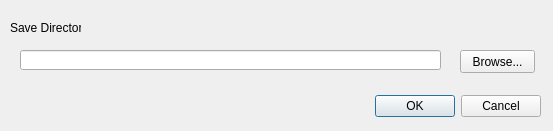
<?xml version="1.0" encoding="UTF-8"?>
<ui version="4.0">
 <class>ConfigurationDialog</class>
 <widget class="QDialog" name="ConfigurationDialog">
  <property name="geometry">
   <rect>
    <x>0</x>
    <y>0</y>
    <width>553</width>
    <height>131</height>
   </rect>
  </property>
  <property name="windowTitle">
   <string>Settings</string>
  </property>
  <widget class="QDialogButtonBox" name="okCancelButtonBox">
   <property name="geometry">
    <rect>
     <x>200</x>
     <y>90</y>
     <width>341</width>
     <height>32</height>
    </rect>
   </property>
   <property name="orientation">
    <enum>Qt::Horizontal</enum>
   </property>
   <property name="standardButtons">
    <set>QDialogButtonBox::Cancel|QDialogButtonBox::Ok</set>
   </property>
  </widget>
  <widget class="QLabel" name="label">
   <property name="geometry">
    <rect>
     <x>10</x>
     <y>20</y>
     <width>71</width>
     <height>16</height>
    </rect>
   </property>
   <property name="text">
    <string>Save Directory</string>
   </property>
  </widget>
  <widget class="QLineEdit" name="saveDirectoryEditBox">
   <property name="geometry">
    <rect>
     <x>20</x>
     <y>50</y>
     <width>421</width>
     <height>20</height>
    </rect>
   </property>
  </widget>
  <widget class="QPushButton" name="browseSaveDirectoryButton">
   <property name="geometry">
    <rect>
     <x>460</x>
     <y>50</y>
     <width>75</width>
     <height>23</height>
    </rect>
   </property>
   <property name="text">
    <string>Browse...</string>
   </property>
  </widget>
 </widget>
 <resources/>
 <connections>
  <connection>
   <sender>okCancelButtonBox</sender>
   <signal>accepted()</signal>
   <receiver>ConfigurationDialog</receiver>
   <slot>accept()</slot>
   <hints>
    <hint type="sourcelabel">
     <x>248</x>
     <y>254</y>
    </hint>
    <hint type="destinationlabel">
     <x>157</x>
     <y>274</y>
    </hint>
   </hints>
  </connection>
  <connection>
   <sender>okCancelButtonBox</sender>
   <signal>rejected()</signal>
   <receiver>ConfigurationDialog</receiver>
   <slot>reject()</slot>
   <hints>
    <hint type="sourcelabel">
     <x>316</x>
     <y>260</y>
    </hint>
    <hint type="destinationlabel">
     <x>286</x>
     <y>274</y>
    </hint>
   </hints>
  </connection>
 </connections>
</ui>
